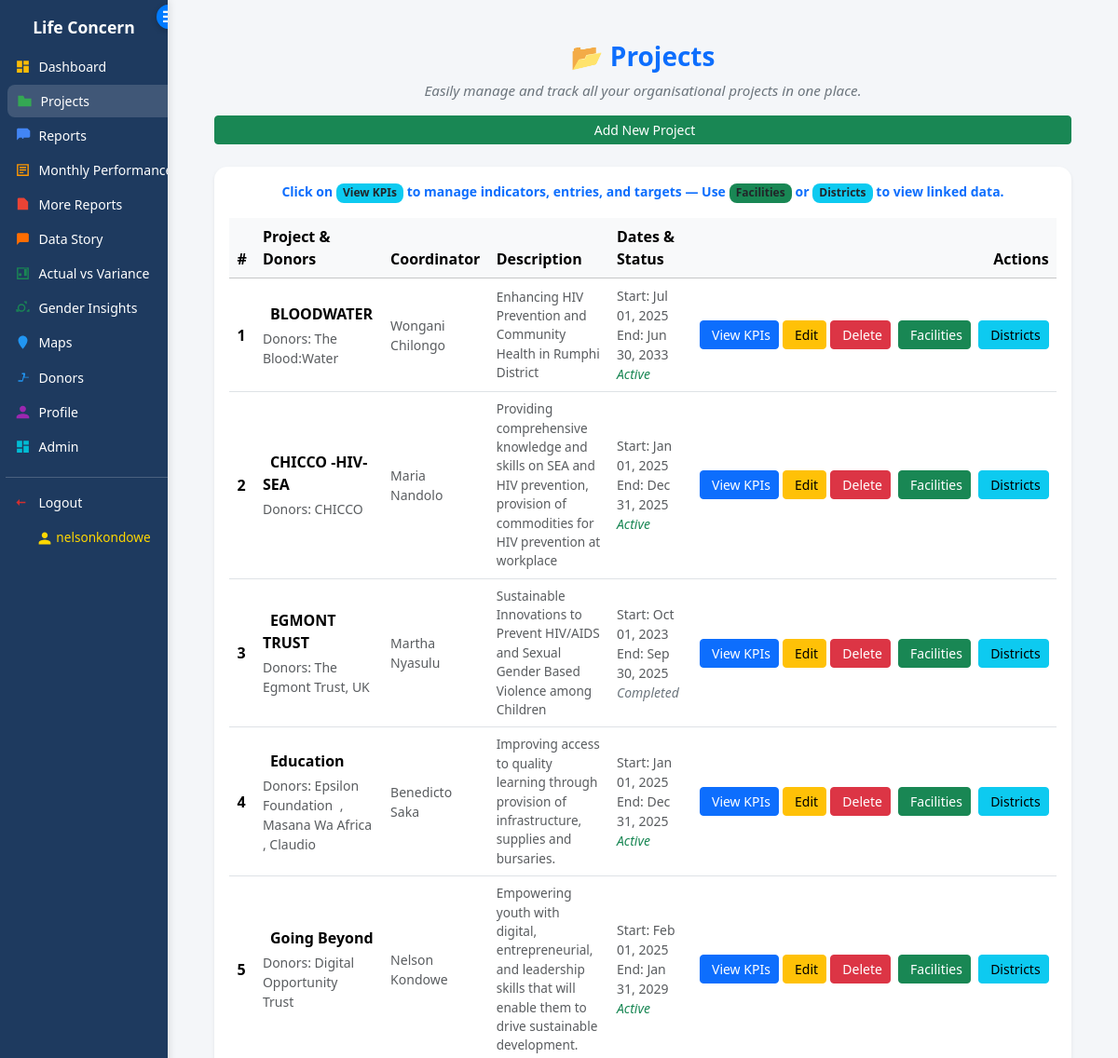
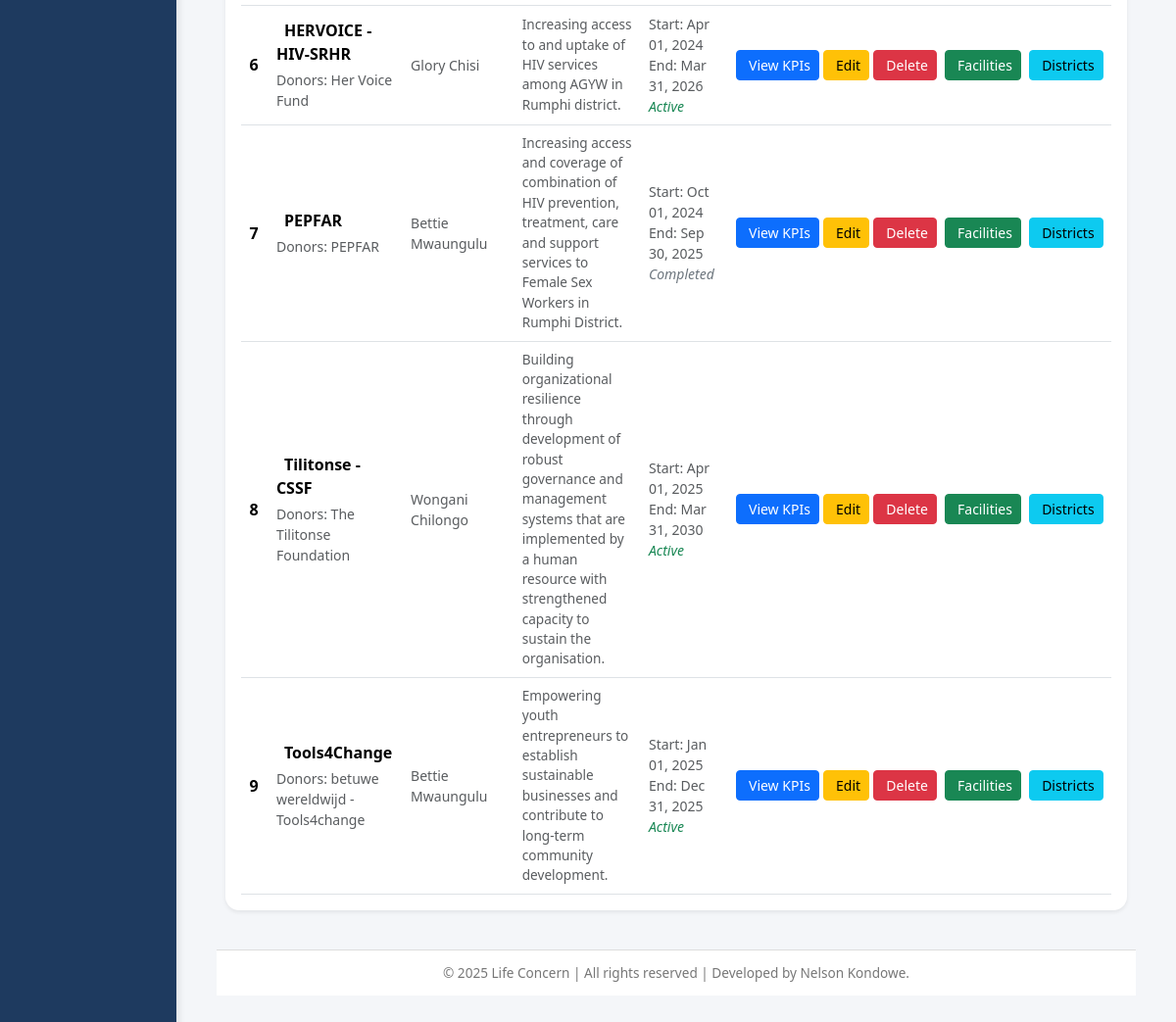
Screenshot of /projects/ (signed in) with the database file from the repository (2 pictures, top to bottom).
### core/models.py (models this page shows, shortened)
class Project(models.Model):
    name = models.CharField(max_length=200, unique=True)
    description = models.TextField(blank=True)
    start_date = models.DateField(null=True, blank=True)
    end_date = models.DateField(null=True, blank=True)
    is_active = models.BooleanField(default=True)
    main_donor = models.ForeignKey(
        Donor, on_delete=models.SET_NULL, null=True, blank=True, related_name="main_projects"
    )
    donors = models.ManyToManyField(Donor, related_name="projects", blank=True)
    facilities = models.ManyToManyField(Facility, related_name="projects", blank=True)
    districts = models.ManyToManyField(
        District, related_name="projects", blank=True, editable=False
    )  # auto-updated only
    coordinator = models.ForeignKey(
        User, on_delete=models.SET_NULL, null=True, blank=True, related_name='coordinated_projects'
    )
    created_by = models.ForeignKey(
        User, on_delete=models.SET_NULL, null=True, blank=True, related_name='created_projects'
    )
    objects = models.Manager()
    active_objects = ProjectManager()
    history = HistoricalRecords()
    def display_districts(self):
        names = [d.name for d in self.districts_list if d.name]
        return ", ".join(names) if names else "—"
    display_districts.short_description = "Linked Districts"

class Donor(models.Model):
    name = models.CharField(max_length=255, unique=True)
    contact_email = models.EmailField(blank=True, null=True)
    phone = models.CharField(max_length=50, blank=True, null=True)
    facilities = models.ManyToManyField(Facility, blank=True, related_name='donors')
    history = HistoricalRecords()

### core/views.py (the view, shortened to what this page needs)
# urls.py: path('projects/', views.projects, name='projects'),
@login_required
def projects(request):
    projects_qs = Project.objects.all().order_by('name')
    all_facilities = Facility.objects.all().order_by('name')
    all_donors = Donor.objects.all().order_by('name')
    all_districts = District.objects.all().order_by('name')
    today = date.today()
    projects_with_status = []
    for proj in projects_qs:
        status_text = "Active"
        if proj.end_date:
            if proj.end_date < today:
                status_text = "Completed"
            elif (proj.end_date - today).days <= 30:
                status_text = "Ending Soon"
        if proj.end_date and proj.end_date < today and not proj.is_active:
            status_text = "Overdue"
        coordinator_info = None
        if hasattr(proj, 'coordinator') and proj.coordinator:
            coordinator_info = {
                "first_name": proj.coordinator.first_name,
                "last_name": proj.coordinator.last_name,
                "is_active": proj.coordinator.is_active,
            }
        districts_qs = proj.districts.all().order_by("name")
        district_ids = list(districts_qs.values_list("id", flat=True))  # for template checkbox preselection
        projects_with_status.append({
            "project": proj,
            "status_text": status_text,
            "donors": proj.donors.all(),
            "coordinator": coordinator_info,
            "facilities": proj.facilities.all(),
            "districts": districts_qs,
            "district_ids": district_ids,  # for template
        })
    context = {
        "projects_with_status": projects_with_status,
        "all_facilities": all_facilities,
        "all_districts": all_districts,
        "all_donors": all_donors,
    }
    return render(request, "core/projects.html", context)

### core/templates/core/projects.html (shortened to what this page needs)
{% extends "core/base.html" %}
{% load widget_tweaks %}
{% block content %}
<div class="mb-4 text-center">
  <h2 class="fw-bold text-primary mb-2" style="font-size: 1.75rem;">📂 Projects</h2>
  <p class="lead text-secondary fst-italic mb-0" style="font-size: 0.95rem;">
    Easily manage and track all your organisational projects in one place.
  </p>
  <a href="{% url 'project_add' %}" class="btn btn-success btn-sm mt-3">
     Add New Project
  </a>
</div>
<div class="card shadow-sm p-3">
  <div class="text-center mb-3">
    <p class="text-primary fw-semibold small mb-0">
      Click on <span class="badge bg-info text-dark">View KPIs</span> to manage indicators, entries, and targets —
      Use <span class="badge bg-success text-dark">Facilities</span> or <span class="badge bg-info text-dark">Districts</span> to view linked data.
    </p>
  </div>
  {% if projects_with_status %}
    <div class="table-responsive">
      <table class="table table-hover align-middle mb-0">
        <thead class="table-light">
          <tr>
            <th style="width:5%;">#</th>
            <th style="width:20%;">Project & Donors</th>
            <th style="width:15%;">Coordinator</th>
            <th style="width:30%;">Description</th>
            <th style="width:20%;">Dates & Status</th>
            <th class="text-end" style="width:10%;">Actions</th>
          </tr>
        </thead>
        <tbody>
          {% for item in projects_with_status %}
          {% with project=item.project %}
          <tr style="background-color:#f9f9f9;">
            <td class="fw-semibold">{{ forloop.counter }}</td>
            <td>
              <strong>{{ project.name }}</strong>
              <div class="small text-muted mt-1">
                Donors:
                {% if item.donors %}
                  {% for donor in item.donors %}
                    <a href="{% url 'donor_detail' donor.id %}" class="text-decoration-none text-muted me-1">
                      {{ donor.name }}
                    </a>{% if not forloop.last %},{% endif %}
                  {% endfor %}
                {% else %}
                  <span class="fst-italic">Not assigned</span>
                {% endif %}
              </div>
            </td>
            <td class="small text-muted">
              {% if project.coordinator %}
                {{ project.coordinator.first_name }} {{ project.coordinator.last_name }}{% if not project.coordinator.is_active %} (Inactive){% endif %}
              {% else %}
                <span class="fst-italic">Not assigned</span>
              {% endif %}
            </td>
            <td class="text-muted small" style="font-size: 0.85rem;">
              {% if project.description %}
                {{ project.description }}
              {% else %}
                <span class="fst-italic">No description available.</span>
              {% endif %}
            </td>
            <td class="text-muted small">
              Start: {% if project.start_date %}{{ project.start_date|date:"M d, Y" }}{% else %}N/A{% endif %}<br>
              End: {% if project.end_date %}{{ project.end_date|date:"M d, Y" }}{% else %}N/A{% endif %}<br>
              <span class="fst-italic">
                {% if item.status_text == "Active" %}
                  <span class="text-success">{{ item.status_text }}</span>
                {% elif item.status_text == "Ending Soon" %}
                  <span class="text-warning">{{ item.status_text }}</span>
                {% elif item.status_text == "Completed" %}
                  <span class="text-secondary">{{ item.status_text }}</span>
                {% elif item.status_text == "Overdue" %}
                  <span class="text-danger">{{ item.status_text }}</span>
                {% endif %}
              </span>
            </td>
            <td class="text-nowrap text-end">
              <a href="{% url 'project_detail' project.id %}" class="btn btn-primary btn-sm btn-auto">
                 View KPIs
              </a>
              <a href="{% url 'project_edit' project.id %}" class="btn btn-warning btn-sm btn-auto">
                 Edit
              </a>
              <a href="{% url 'project_delete' project.id %}"
                 class="btn btn-danger btn-sm btn-auto"
                 onclick="return confirm('Are you sure you want to delete this project?');">
                 Delete
              </a>
              <button class="btn btn-success btn-sm btn-auto ms-1" type="button"
                      data-bs-toggle="collapse"
                      data-bs-target="#facilitiesCollapse{{ project.id }}"
                      aria-expanded="false">
                 Facilities
              </button>
              <button class="btn btn-info btn-sm btn-auto ms-1" type="button"
                      data-bs-toggle="collapse"
                      data-bs-target="#districtsCollapse{{ project.id }}"
                      aria-expanded="false">
                 Districts
              </button>
            </td>
          </tr>
          {% endwith %}
          {% endfor %}
        </tbody>
      </table>
    </div>
  {% endif %}
</div>
<div class="position-fixed bottom-0 end-0 p-3" style="z-index: 11">
</div>
{% endblock %}

### core/templates/core/base.html (shortened to what this page needs)
<!doctype html>
<html lang="en">
<head>
  {% load widget_tweaks %}
  {% load static %}
  <link rel="stylesheet" href="{% static 'styles.css' %}">
  <link href="https://cdn.jsdelivr.net/npm/bootstrap@5.3.3/dist/css/bootstrap.min.css" rel="stylesheet">
</head>
<body>
  <div class="layout">
    {% if request.resolver_match.url_name != "login" %}
      <aside class="sidebar" id="sidebar">
        <div class="brand">Life Concern</div>
        <div id="sidebar-toggle">&#9776;</div>
        <nav class="nav">
          <a href="{% url 'dashboard' %}" class="{% if request.resolver_match.url_name == 'dashboard' %}active{% endif %}">
            <svg viewBox="0 0 24 24" fill="#fbbc05"><path d="M3 13h8V3H3v10zm0 8h8v-6H3v6zm10 0h8v-10h-8v10zm0-18v6h8V3h-8z"/></svg>
            <span>Dashboard</span>
          </a>
          <a href="{% url 'projects' %}" class="{% if request.resolver_match.url_name == 'projects' %}active{% endif %}">
            <svg viewBox="0 0 24 24" fill="#34a853"><path d="M10 4H2v16h20V8H12l-2-4z"/></svg>
            <span>Projects</span>
          </a>
          <a href="{% url 'reports' %}" class="{% if request.resolver_match.url_name == 'reports' %}active{% endif %}">
            <svg viewBox="0 0 24 24" fill="#4285f4"><path d="M3 13h2v-2H3v2zm0 4h2v-2H3v2zm4-8h2V3H7v6zm0 4h2v-2H7v2zm4 0h2v-4h-2v4zm0 4h2v-2h-2v2zm4-8h2V7h-2v6zm0 4h2v-2h-2v2zm4-12H5c-1.1 0-2 .9-2 2v16l4-4h14c1.1 0 2-.9 2-2V5z"/></svg>
            <span>Reports</span>
          </a>
          <a href="{% url 'monthly_performance_report' %}" class="{% if request.resolver_match.url_name == 'monthly_performance_report' %}active{% endif %}">
            <svg viewBox="0 0 24 24" fill="#ff9800"><path d="M3 3h18v18H3V3zm2 2v14h14V5H5zm2 2h10v2H7V7zm0 4h10v2H7v-2zm0 4h6v2H7v-2z"/></svg>
            <span>Monthly Performance</span>
          </a>
          <a href="{% url 'more_reports' %}" class="{% if request.resolver_match.url_name == 'more_reports' %}active{% endif %}">
            <svg viewBox="0 0 24 24" fill="#ea4335"><path d="M14 2H6c-1.1 0-2 .9-2 2v16h16V8l-6-6z"/></svg>
            <span>More Reports</span>
          </a>
          <a href="{% url 'data_story' %}" class="{% if request.resolver_match.url_name == 'data_story' %}active{% endif %}">
            <svg viewBox="0 0 24 24" fill="#ff6d01"><path d="M19 3H5c-1.1 0-2 .9-2 2v16l4-4h12c1.1 0 2-.9 2-2V5z"/></svg>
            <span>Data Story</span>
          </a>
          <a href="{% url 'actual_vs_variance' %}" class="{% if request.resolver_match.url_name == 'actual_vs_variance' %}active{% endif %}">
            <svg viewBox="0 0 24 24" fill="#198754"><path d="M3 3v18h18V3H3zm16 16H5V5h14v14zM6 12h4v4H6v-4zm8-8h4v12h-4V4z"/></svg>
            <span>Actual vs Variance</span>
          </a>
          <a href="{% url 'gender_insights' %}" class="{% if request.resolver_match.url_name == 'gender_insights' %}active{% endif %}">
              <svg viewBox="0 0 24 24" fill="#198754">
                  <path d="M14 2h4v4h-2V4h-2V2zm-4 4a6 6 0 100 12 6 6 0 000-12zm0 10a4 4 0 110-8 4 4 0 010 8zm-4 2H2v-4h2v2h2v2zm16 0h-4v-2h2v-2h2v4z"/>
              </svg>
              <span>Gender Insights</span>
          </a>
          <a href="{% url 'facilities_map' %}" class="{% if request.resolver_match.url_name == 'facilities_map' %}active{% endif %}">
            <svg viewBox="0 0 24 24" fill="#2196f3"><path d="M12 2C8.13 2 5 5.13 5 9c0 5.25 7 13 7 13s7-7.75 7-13c0-3.87-3.13-7-7-7z"/></svg>
            <span>Maps</span>
          </a>
          <a href="{% url 'donors_list' %}" class="{% if request.resolver_match.url_name == 'donors_list' or request.resolver_match.url_name == 'donor_detail' %}active{% endif %}">
            <svg viewBox="0 0 24 24" fill="#2196f3"><path d="M21 11h-6.31l.95-4.57.03-.32a1 1 0 00-1-1h-4v2h2.42l-.57 2.72L11 16H5v2h6c.47 0 .86-.33.97-.78L13.58 12H21v-1z"/></svg>
            <span>Donors</span>
          </a>
          <a href="{% url 'profile' %}" class="{% if request.resolver_match.url_name == 'profile' %}active{% endif %}">
            <svg viewBox="0 0 24 24" fill="#9c27b0"><path d="M12 12c2.7 0 4.8-2.2 4.8-4.8S14.7 2.4 12 2.4 7.2 4.6 7.2 7.2 9.3 12 12 12zm0 2.4c-3.2 0-9.6 1.6-9.6 4.8v2.4h19.2v-2.4c0-3.2-6.4-4.8-9.6-4.8z"/></svg>
            <span>Profile</span>
          </a>
          <a href="{% url 'admin:index' %}" target="_blank">
            <svg viewBox="0 0 24 24" fill="#00bcd4"><path d="M3 13h8V3H3v10zm0 8h8v-6H3v6zm10 0h8v-10h-8v10zm0-18v6h8V3h-8z"/></svg>
            <span>Admin</span>
          </a>
          <form method="post" action="{% url 'logout' %}">
            <button type="submit">
              <svg viewBox="0 0 24 24" fill="#d32f2f"><path d="M16 13v-2H7V7l-5 5 5 5v-4h9z"/></svg>
              <span>Logout</span>
            </button>
          </form>
          <div class="username">
            <svg viewBox="0 0 24 24" fill="#ffd700">
              <path d="M12 12c2.7 0 4.8-2.2 4.8-4.8S14.7 2.4 12 2.4 7.2 4.6 7.2 7.2 9.3 12 12 12zm0 2.4c-3.2 0-9.6 1.6-9.6 4.8v2.4h19.2v-2.4c0-3.2-6.4-4.8-9.6-4.8z"/>
            </svg>
            {{ request.user.username }}
          </div>
        </nav>
      </aside>
    {% endif %}
    <div class="content" id="main-content">
      <main class="page-body">
        <div class="container-fluid">
          {% block content %}{% endblock %}
        </div>
        <footer>
          &copy; {% now "Y" %} Life Concern | All rights reserved | Developed by Nelson Kondowe.
        </footer>
      </main>
    </div>
  </div>
</body>
</html>

### rows the page displays
Project: project.name "BLOODWATER", project.coordinator.first_name "Wongani", project.coordinator.last_name "Chilongo", project.description "Enhancing HIV Prevention and Community Health in Rumphi District", project.start_date "Jul 01, 2025", project.end_date "Jun 30, 2033", status_text "Active"
Donor: name "The Blood:Water"
Project: project.name "CHICCO -HIV-SEA", project.coordinator.first_name "Maria", project.coordinator.last_name "Nandolo", project.description "Providing comprehensive knowledge and skills on SEA and HIV prevention, provision of commodities for HIV prevention at workplace", project.start_date "Jan 01, 2025", project.end_date "Dec 31, 2025", status_text "Active"
Donor: name "CHICCO"
Project: project.name "EGMONT TRUST", project.coordinator.first_name "Martha", project.coordinator.last_name "Nyasulu", project.description "Sustainable Innovations to Prevent HIV/AIDS and Sexual Gender Based Violence among Children", project.start_date "Oct 01, 2023", project.end_date "Sep 30, 2025", status_text "Completed"
Donor: name "The Egmont Trust, UK"
Project: project.name "Education", project.coordinator.first_name "Benedicto", project.coordinator.last_name "Saka", project.description "Improving access to quality learning through provision of infrastructure, supplies and bursaries.", project.start_date "Jan 01, 2025", project.end_date "Dec 31, 2025", status_text "Active"
Donor: name "Epsilon Foundation"
Donor: name "Masana Wa Africa"
Donor: name "Claudio"
Project: project.name "Going Beyond", project.coordinator.first_name "Nelson", project.coordinator.last_name "Kondowe", project.description "Empowering youth with digital, entrepreneurial, and leadership skills that will enable them to drive sustainable development.", project.start_date "Feb 01, 2025", project.end_date "Jan 31, 2029", status_text "Active"
Donor: name "Digital Opportunity Trust"
Project: project.name "HERVOICE - HIV-SRHR", project.coordinator.first_name "Glory", project.coordinator.last_name "Chisi", project.description "Increasing access to and uptake of HIV services among AGYW in Rumphi district.", project.start_date "Apr 01, 2024", project.end_date "Mar 31, 2026", status_text "Active"
Donor: name "Her Voice Fund"
Project: project.name "PEPFAR", project.coordinator.first_name "Bettie", project.coordinator.last_name "Mwaungulu", project.description "Increasing access and coverage of combination of HIV prevention, treatment, care and support services to Female Sex Workers in Rumphi District.", project.start_date "Oct 01, 2024", project.end_date "Sep 30, 2025", status_text "Completed"
Donor: name "PEPFAR"
Project: project.name "Tilitonse - CSSF", project.coordinator.first_name "Wongani", project.coordinator.last_name "Chilongo", project.description "Building organizational resilience through development of robust governance and management systems that are implemented by a human resource with strengthened capacity to sustain the organisation.", project.start_date "Apr 01, 2025", project.end_date "Mar 31, 2030", status_text "Active"
Donor: name "The Tilitonse Foundation"
Project: project.name "Tools4Change", project.coordinator.first_name "Bettie", project.coordinator.last_name "Mwaungulu", project.description "Empowering youth entrepreneurs to establish sustainable businesses and contribute to long-term community development.", project.start_date "Jan 01, 2025", project.end_date "Dec 31, 2025", status_text "Active"
Donor: name "betuwe wereldwijd - Tools4change"

### other values shown
{{ request.user.username }} "nelsonkondowe"
